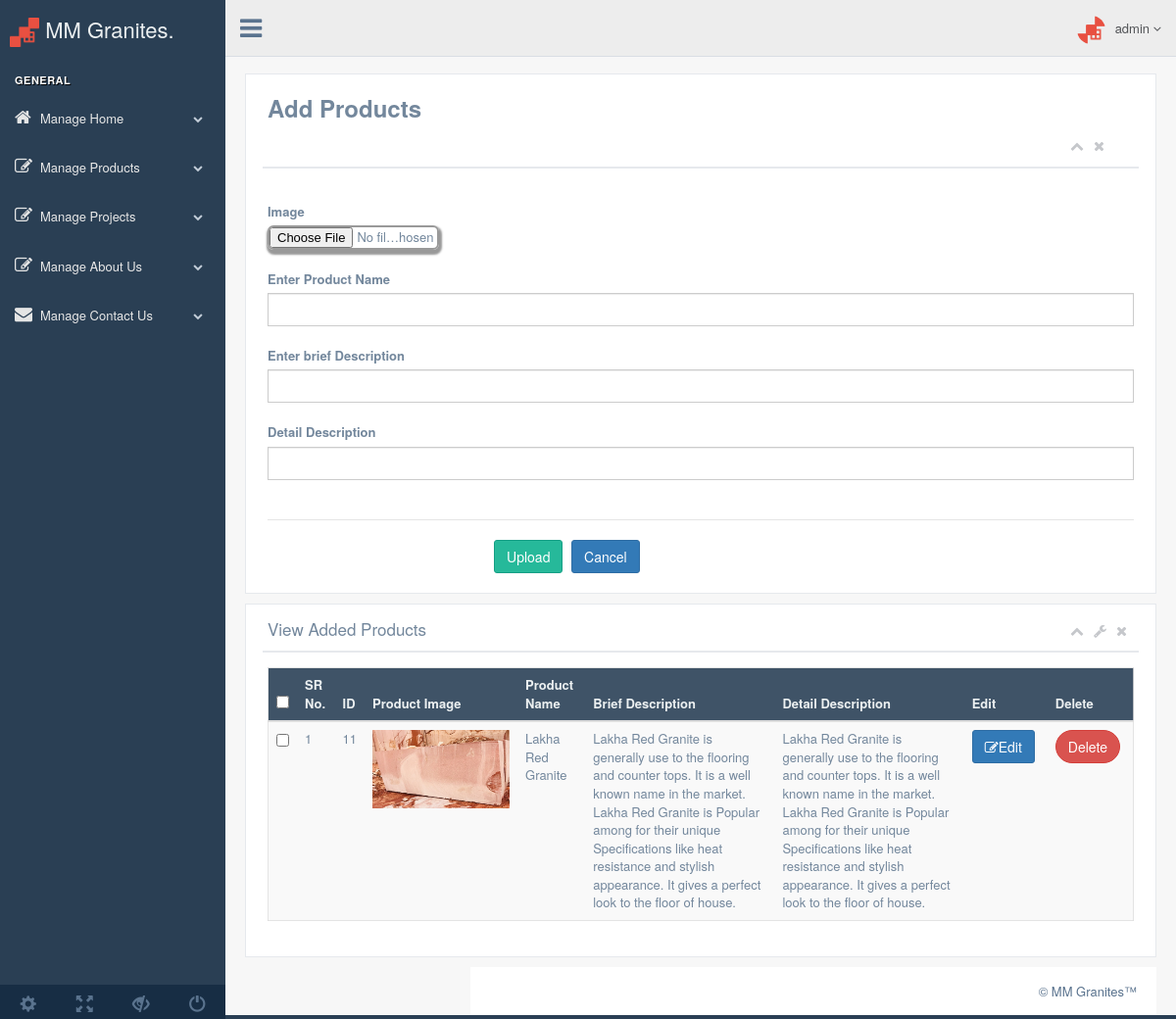
The page /admin/add-products.php (signed in) on the database its author committed.
### tables this page shows
CREATE TABLE `products` (
  `id` int(11) NOT NULL,
  `image` varchar(500) NOT NULL,
  `name` varchar(200) NOT NULL,
  `brief` varchar(500) NOT NULL,
  `description` varchar(2000) NOT NULL
);

### admin/add-products.php (the view, shortened to what this page needs)
<?php include 'header.php';?>
  <body class="nav-md">
    <div class="container body">
      <div class="main_container">
    <?php include 'slider-bar.php';?>
       <?php include 'nav_bar.php';?>
        <div class="right_col" role="main">
		 <?php
	include 'config.php';
	extract($_POST);
?>
  <body class="nav-md">
    <div class="container body">
      <div class="main_container">
        <div  role="main">
          <div class="">
            <div class="page-title">
            </div>
            <div class="row">
              <div class="col-md-12 col-sm-12 col-xs-12">
                <div class="x_panel">
                  <div class="x_title">
                    <h3><b>Add Products</b></h3>
                    <ul class="nav navbar-right panel_toolbox">
                      <li><a class="collapse-link"><i class="fa fa-chevron-up"></i></a>
                      </li>
                      <li><a class="close-link"><i class="fa fa-close"></i></a>
                      </li>
                    </ul>
                    <div class="clearfix"></div>
                  </div>
                  <div class="x_content">
                    <br />
                    <form id="demo-form2" class="form-horizontal form-label-left" method="post" enctype="multipart/form-data">
                      <div class="form-group">
                        <label  for="first-name"> Image<span class="required">
                        </label>
                        <div class="form-group">
                          <input class="file" id="fileInput" type="file" name="image">
						</div>
						<div class="form-group"  >
							 <label for="discription">Enter Product Name</label>
							 <input type="text" name="name" class="form-control"  >
						</div>
						<div class="form-group"  >
							 <label for="discription">Enter brief Description</label>
							 <input type="text" name="brief" class="form-control"  >
						</div>
					<div class="form-group"  >
							 <label for="discription">Detail Description</label>
							 <input type="text" name="description" class="form-control"  >
						</div>
                      </div>
					 <div class="ln_solid"></div>
                      <div class="form-group">
                        <div class="col-md-6 col-sm-6 col-xs-12 col-md-offset-3">
                          <button type="submit" class="btn btn-success" name="add_image">Upload</button>
						  <button class="btn btn-primary" type="button">Cancel</button>
                        </div>
                      </div>
                    </form>
                  </div>
                </div>
              </div>
             <div class="col-md-12 col-sm-12 col-xs-12">
                <div class="x_panel">
                  <div class="x_title">
                    <h2>View  Added Products</h2>
                    <ul class="nav navbar-right panel_toolbox">
                      <li><a class="collapse-link"><i class="fa fa-chevron-up"></i></a>
                      </li>
                      <li class="dropdown">
                        <a href="#" class="dropdown-toggle" data-toggle="dropdown" role="button" aria-expanded="false"><i class="fa fa-wrench"></i></a>
                      </li>
                      <li><a class="close-link"><i class="fa fa-close"></i></a>
                      </li>
                    </ul>
                    <div class="clearfix"></div>
                  </div>
                  <div class="x_content">
                   <div class="table-responsive">
                      <table class="table table-striped jambo_table bulk_action">
                        <thead>
                          <tr class="headings">
                            <th>
                              <input type="checkbox" id="check-all" class="flat">
                            </th>
                            <th class="column-title">SR No.</th>
                              <th class="column-title">ID</th>
                            <th class="column-title">Product Image</th>
                            <th class="column-title">Product Name</th>
                            <th class="column-title">Brief Description</th>
							              <th class="column-title">Detail Description</th>
                            <th class="column-title">Edit</th>
                             <th class="column-title">Delete</th>
                           </tr>
                        </thead>
                        <tbody>
						 <?php
                                    $q1="SELECT * FROM `products`";
									$d1=mysqli_query($dbcon, $q1);
									$counter=0;
                                    while ($res3=mysqli_fetch_array($d1)) {
                                        ?>
                            <tr class="even pointer">
								<td><input type="checkbox" id="check-all" class="flat"></td>
								<td class=" "><?php echo ++$counter;?></td>
								<td class=" "><?php echo $res3['id'];?></td>
								<td class=" "><img src="<?php echo $res3['image'];?>" width="140px" height="80px"></td>
								<td class=" "><?php echo $res3['name'];?></td>
								<td class=" "><?php echo $res3['brief'];?></td>
							  <td class=" "><?php echo $res3['description'];?></td>
								<td class=" "><a class="btn btn-primary" href="edit-products.php?did= <?php echo $res3['id'];?>&action=edit&page=products"><i class="fa fa-edit"></i>Edit</a></td>
								<td class=" "><a onclick="return confirm('Are you sure?')" class="btn btn-round btn-danger" style="color:#fff;" href="?did=<?php echo $res3['id'];?>&action=delete&page=products">Delete</td>
						    </tr>
						         <?php
									}
									?>
                         </tbody>
                      </table>
                    </div>
				 </div>
                </div>
              </div>
			</div>
          </div>
        </div>
	   </div>
       <?php include'footer.php';?>
      </div>
    </div>
  </body>
</html>

### admin/add-products.php (style rules this page uses)
.file { border: 2px solid #999; border-radius: 6px; width: 175px; box-shadow: 1px 3px 2px 2px #999 }

### rows shown on the page
products: id "11", image (picture), name "Lakha Red Granite", brief "Lakha Red Granite is generally use to the flooring and counter tops. It is a well known name in the market. Lakha Red Granite is Popular among for their unique Specifications like heat resistance and stylish appearance. It gives a perfect look to the floor of house.", description "Lakha Red Granite is generally use to the flooring and counter tops. It is a well known name in the market. Lakha Red Granite is Popular among for their unique Specifications like heat resistance and stylish appearance. It gives a perfect look to the floor of house."
